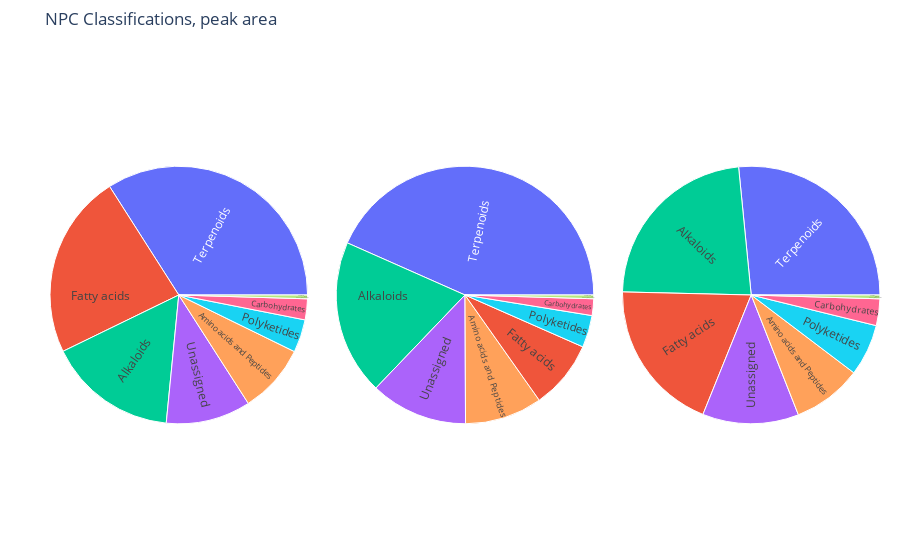

The notebook cell saved with this chart:
### Code cell
#use data from plotly express sunbursts to create plotly.go sunbursts (allows you to make subplots with consistent color assignment by pathway)
import plotly.graph_objects as go
fig1 = go.Figure()
fig1.add_trace(go.Sunburst(
                ids=figH1819['data'][0]['ids'].tolist(),
                labels=figH1819['data'][0]['labels'].tolist(),
                parents=figH1819['data'][0]['parents'].tolist(),
                values=figH1819['data'][0]['values'].tolist(),
                branchvalues="total",
                domain=dict(row=0, column=0,),
                maxdepth=1,
                insidetextorientation='radial',
                name='Emyn Muil Seep'
))
fig1.add_trace(go.Sunburst(
                ids=figH1821['data'][0]['ids'].tolist(),
                labels=figH1821['data'][0]['labels'].tolist(),
                parents=figH1821['data'][0]['parents'].tolist(),
                values=figH1821['data'][0]['values'].tolist(),
                branchvalues="total",
                domain=dict(row=0, column=1,),
                maxdepth=1,
                insidetextorientation='radial',
                name='Dagorlad Seep'
))
fig1.add_trace(go.Sunburst(
                ids=figOOI['data'][0]['ids'].tolist(),
                labels=figOOI['data'][0]['labels'].tolist(),
                parents=figOOI['data'][0]['parents'].tolist(),
                values=figOOI['data'][0]['values'].tolist(),
                branchvalues="total",
                domain=dict(row=0, column=2,),
                maxdepth=1,
                insidetextorientation='radial',
                name='OOI'
))
fig1.update_layout(
    grid= dict(columns=3, rows=1),
    margin = dict(t=50, l=50, r=20, b=20),
    title="NPC Classifications, peak area"
)
fig1.update_layout(showlegend=True)

fig1.show()
fig1.write_image('20220629_NPC_Sunburst_peakarea_max1.pdf')

### Figure 1 — Plotly figure (JSON) as saved in the notebook; plotly's stock layout.template omitted (floating-point values rounded to 4 significant figures; data arrays with more than 128 entries replaced by an {"elided": "..."} marker saying what was removed)
{"data": [{"branchvalues": "total", "domain": {"column": 0, "row": 0}, "ids": {"elided": "430 str values"}, "insidetextorientation": "radial", "labels": {"elided": "430 str values"}, "maxdepth": 1, "name": "Emyn Muil Seep", "parents": {"elided": "430 str values"}, "type": "sunburst", "values": {"elided": "430 float values"}}, {"branchvalues": "total", "domain": {"column": 1, "row": 0}, "ids": {"elided": "430 str values"}, "insidetextorientation": "radial", "labels": {"elided": "430 str values"}, "maxdepth": 1, "name": "Dagorlad Seep", "parents": {"elided": "430 str values"}, "type": "sunburst", "values": {"elided": "430 float values"}}, {"branchvalues": "total", "domain": {"column": 2, "row": 0}, "ids": {"elided": "430 str values"}, "insidetextorientation": "radial", "labels": {"elided": "430 str values"}, "maxdepth": 1, "name": "OOI", "parents": {"elided": "430 str values"}, "type": "sunburst", "values": {"elided": "430 float values"}}], "layout": {"autosize": true, "grid": {"columns": 3, "rows": 1}, "margin": {"b": 20, "l": 50, "r": 20, "t": 50}, "showlegend": true, "title": {"text": "NPC Classifications, peak area"}}}
